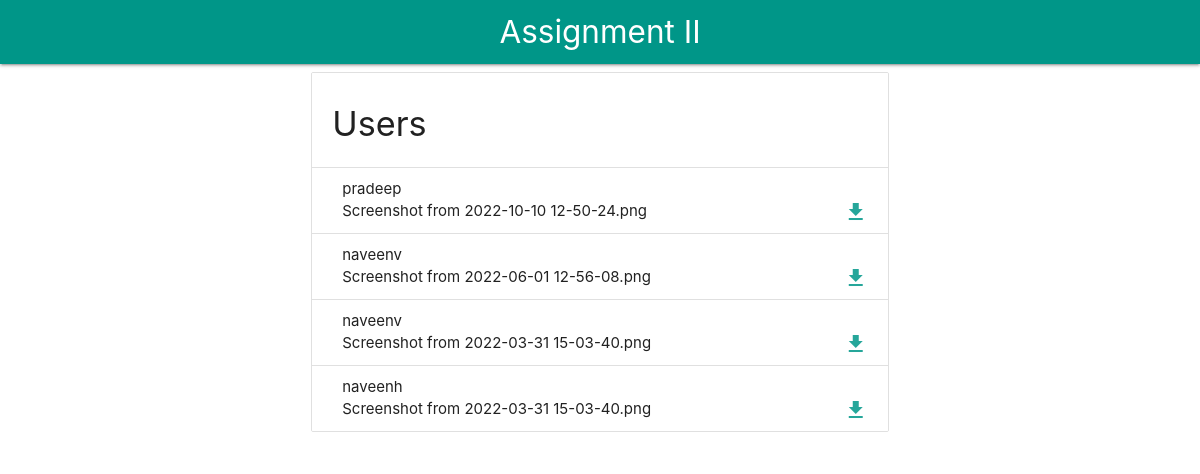
The page /home on the database its author committed.
### app.py (models this page shows)
class Upload(db.Model):
    id = db.Column(db.Integer, primary_key=True)
    username = db.Column(db.String(30))
    filename = db.Column(db.String(50))
    data = db.Column(db.LargeBinary)

### app.py (the view)
@app.route("/home")
def home():
   l = Upload.query.all()
   return render_template("home.html",users = l)

### templates/home.html (shortened to what this page needs)
<!DOCTYPE html>
<html lang="en">
<head>
</head>
    <link rel="stylesheet" href="https://cdnjs.cloudflare.com/ajax/libs/materialize/1.0.0/css/materialize.min.css">
<body>
      <nav>
            <div class="nav-wrapper teal">
              <a href="#" class="brand-logo center  ">Assignment II </a>
            </div>
          </nav>
          <div class="row">
            <div class="col l6 s12 offset-l3">
                  <ul class="collection with-header">
                        <li class="collection-header"><h4>Users</h4></li>
                        {%for i in users%}
                        <li class="collection-item"><div>{{i.username}} <br> {{i.filename}}  <a href="/download/{{i.id}}" class="secondary-content"><i class="material-icons">file_download</i></a></div></li>
                        {%endfor%}
                  </ul>
            </div>
          </div>
</body>
</html>

### rows shown on the page
Upload: username "pradeep", filename "Screenshot from 2022-10-10 12-50-24.png"
Upload: username "naveenv", filename "Screenshot from 2022-06-01 12-56-08.png"
Upload: username "naveenv", filename "Screenshot from 2022-03-31 15-03-40.png"
Upload: username "naveenh", filename "Screenshot from 2022-03-31 15-03-40.png"
